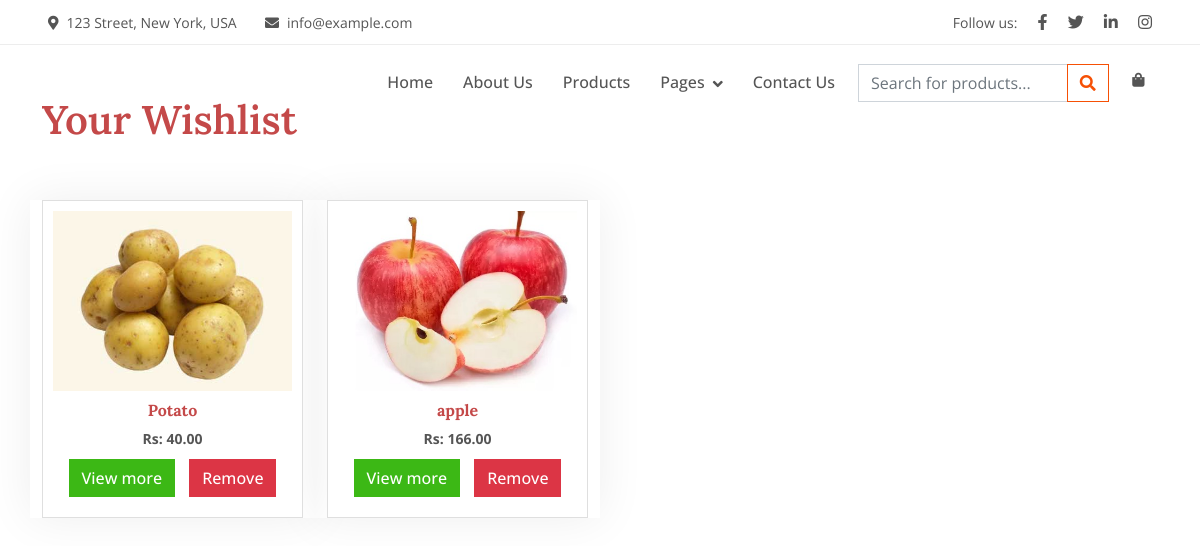
The app's page /custom_admin/wishlist/ (signed in) with its own data.
### myapp/models.py (models this page shows, shortened)
class Wishlist(models.Model):
    user = models.ForeignKey(User, on_delete=models.CASCADE)
    product = models.ForeignKey(Product, on_delete=models.CASCADE)

class Product(models.Model):
    product_name = models.ForeignKey(ProductCategory, on_delete=models.CASCADE)
    category = models.ForeignKey(Category, on_delete=models.CASCADE)
    subcategory = models.ForeignKey(SubCategory, on_delete=models.CASCADE, null=True, blank=True)  # New field
    price = models.DecimalField(max_digits=10, decimal_places=2)
    description = models.TextField()
    quantity = models.IntegerField()
    stock = models.PositiveIntegerField(default=0)  # Field for stock quantity
    image = models.ImageField(upload_to='media/', blank=True, null=True)
    shelf_life = models.CharField(max_length=100, blank=True, null=True)  # Field for shelf life
    form_factor = models.CharField(max_length=100, blank=True, null=True)  # Field for form factor
    organic = models.BooleanField(default=False)  # Field for organic product
    common_name = models.CharField(max_length=100, blank=True, null=True)  # Field for common name
    farmer = models.ForeignKey(Farmer, on_delete=models.CASCADE)

class ProductCategory(models.Model):
    category = models.ForeignKey(Category, on_delete=models.CASCADE)
    product_name = models.CharField(max_length=100)
    def __str__(self):
        return f"{self.product_name} ({self.category.name})"

class Category(models.Model):
    name = models.CharField(max_length=100)

### myapp/views.py (the view)
# urls.py: path('wishlist/', views.wishlist_page, name='wishlist_page'),
@login_required
def wishlist_page(request):
    wishlist_items = Wishlist.objects.filter(user=request.user)
    return render(request, 'wishlist.html', {'wishlist_items': wishlist_items})

### myapp/templates/wishlist.html (shortened to what this page needs)
<!DOCTYPE html>
<html lang="en">
<head>
    {% load static %}
    <link href="https://cdnjs.cloudflare.com/ajax/libs/font-awesome/5.10.0/css/all.min.css" rel="stylesheet">
    <link href="https://cdn.jsdelivr.net/npm/bootstrap-icons@1.4.1/font/bootstrap-icons.css" rel="stylesheet">
    <link href="{% static 'css/bootstrap.min.css' %}" rel="stylesheet">
    <link href="{% static 'css/style.css' %}" rel="stylesheet">
</head>
<body>
    <div class="container-fluid fixed-top px-0 wow fadeIn" data-wow-delay="0.1s">
        <div class="top-bar row gx-0 align-items-center d-none d-lg-flex">
            <div class="col-lg-6 px-5 text-start">
                <small><i class="fa fa-map-marker-alt me-2"></i>123 Street, New York, USA</small>
                <small class="ms-4"><i class="fa fa-envelope me-2"></i>info@example.com</small>
            </div>
            <div class="col-lg-6 px-5 text-end">
                <small>Follow us:</small>
                <a class="text-body ms-3" href=""><i class="fab fa-facebook-f"></i></a>
                <a class="text-body ms-3" href=""><i class="fab fa-twitter"></i></a>
                <a class="text-body ms-3" href=""><i class="fab fa-linkedin-in"></i></a>
                <a class="text-body ms-3" href=""><i class="fab fa-instagram"></i></a>
            </div>
        </div>
        <nav class="navbar navbar-expand-lg navbar-light py-lg-0 px-lg-5 wow fadeIn" data-wow-delay="0.1s">
            <div class="collapse navbar-collapse" id="navbarCollapse">
                <div class="navbar-nav ms-auto p-4 p-lg-0">
                    <a href="{% url 'customer_dashboard' %}" class="nav-item nav-link">Home</a>
                    <a href="about.html" class="nav-item nav-link">About Us</a>
                    <a href="{% url 'list_category_products' %}" class="nav-item nav-link">Products</a>
                    <div class="nav-item dropdown">
                        <a href="#" class="nav-link dropdown-toggle" data-bs-toggle="dropdown">Pages</a>
                    </div>
                    <a href="{% url 'contact' %}" class="nav-item nav-link">Contact Us</a>
                </div>
                <div class="d-none d-lg-flex ms-2">
                    <div class="input-group">
                        <input type="text" class="form-control" id="navbar-search-input" placeholder="Search for products...">
                        <button class="btn btn-outline-secondary" type="button"><i class="fa fa-search"></i></button>
                    </div>
                    <a class="btn-sm-square bg-white rounded-circle ms-3" href="{% url 'view_cart' %}">
                        <small class="fa fa-shopping-bag text-body"></small>
                    </a>
                </div>
            </div>
        </nav>
    </div><br><br>
    <div class="container mt-5">
        <h1>Your Wishlist</h1><br><br>
        <div class="row" id="product-list">
            {% for item in wishlist_items %}
                <div class="col-md-4 mb-4 product-item" data-name="{{ item.product.product_name|lower }}" data-features="{{ item.product.features|lower }}" id="product-{{ item.product.id }}">
                    <div class="card">
                        <img src="{{ item.product.image.url }}" class="card-img-top" alt="{{ item.product.product_name }}">
                        <div class="card-body">
                            <h5 class="card-title">{{ item.product.product_name.product_name }}</h5>
                            <p class="card-text"><strong>Rs: {{ item.product.price }}</strong></p>
                            <a href="{% url 'product_details' item.product.id %}" class="btn btn-primary">View more</a>
                            <button class="btn btn-danger remove-btn" data-product-id="{{ item.product.id }}">Remove</button>
                        </div>
                    </div>
                </div>
            {% endfor %}
        </div>
    </div>
</body>
</html>

### myapp/static/css/style.css (style rules this page uses)
:root { --primary: #3CB815; --secondary: #F65005; --light: #F7F8FC; --dark: #111111; }
.btn { font-weight: 500; transition: .5s; }
.btn.btn-primary, .btn.btn-secondary, .btn.btn-outline-primary:hover, .btn.btn-outline-secondary:hover { color: #FFFFFF; }
.btn-sm-square { width: 32px; height: 32px; }
.btn-square, .btn-sm-square, .btn-lg-square { padding: 0; display: flex; align-items: center; justify-content: center; font-weight: normal; }
.fixed-top { transition: .5s; }
.top-bar { height: 45px; border-bottom: 1px solid rgba(0, 0, 0, .07); }
.navbar .dropdown-toggle::after { border: none; content: "\f107"; font-family: "Font Awesome 5 Free"; font-weight: 900; vertical-align: middle; margin-left: 8px; }
.navbar .navbar-nav .nav-link { padding: 25px 15px; color: #555555; font-weight: 500; outline: none; }
.product-item { box-shadow: 0 0 45px rgba(0, 0, 0, .07); }
.product-item img { transition: .5s; }

### myapp/templates/wishlist.html (style rules this page uses)
.card-img-top { width: 100%; height: 180px; object-fit: cover; }
.card { transition: transform 0.3s ease; text-align: center; padding: 10px; }
.card-body { padding: 10px; }
.card-title { font-size: 16px; font-weight: bold; }
.card-text { font-size: 14px; margin-bottom: 10px; }
.remove-btn { margin-left: 10px; }
.container { margin-top: 30px; }
.product-item { margin-bottom: 20px; }
.col-md-4 { max-width: 25%; }
h1, .h1, h2, .h2, h3, .h3, h4, .h4, h5, .h5, h6, .h6 { margin-top: 0; margin-bottom: .5rem; font-family: "Lora", serif; font-weight: 600; line-height: 1.2; color: #c44949; }

### records on screen
Wishlist: product.image (picture), product.product_name.product_name "Potato", product.price "40.00"
Wishlist: product.image (picture), product.product_name.product_name "apple", product.price "166.00"
